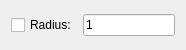
<?xml version="1.0" encoding="UTF-8"?>
<ui version="4.0">
 <class>Shape</class>
 <widget class="QWidget" name="Shape">
  <property name="geometry">
   <rect>
    <x>0</x>
    <y>0</y>
    <width>186</width>
    <height>50</height>
   </rect>
  </property>
  <layout class="QHBoxLayout">
   <item>
    <widget class="QCheckBox" name="RoundCorners">
     <property name="text">
      <string>Radius:</string>
     </property>
     <property name="AutoFocusWidget" stdset="0">
      <string notr="true">Radius</string>
     </property>
    </widget>
   </item>
   <item>
    <widget class="RMathLineEdit" name="Radius">
     <property name="text">
      <string notr="true">1</string>
     </property>
    </widget>
   </item>
  </layout>
 </widget>
 <customwidgets>
  <customwidget>
   <class>RMathLineEdit</class>
   <extends>QLineEdit</extends>
   <header>RMathLineEdit.h</header>
  </customwidget>
 </customwidgets>
 <resources/>
 <connections/>
</ui>
